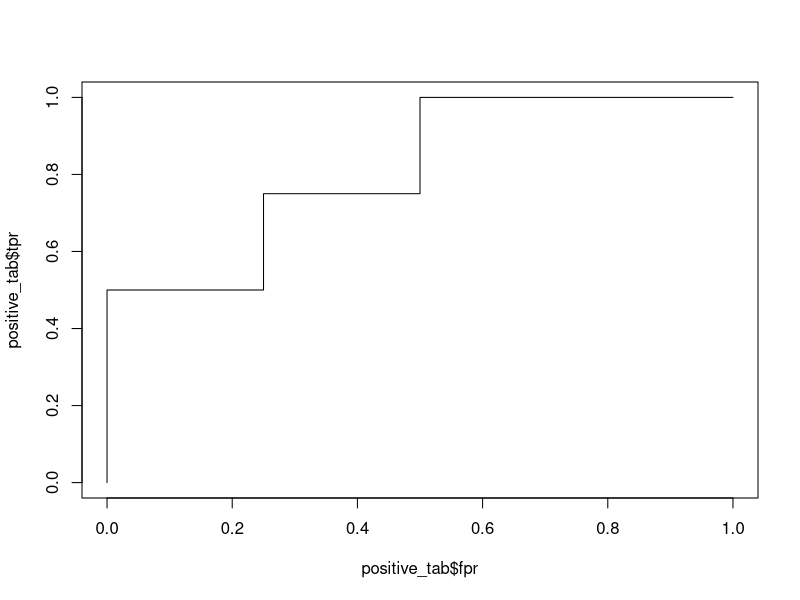
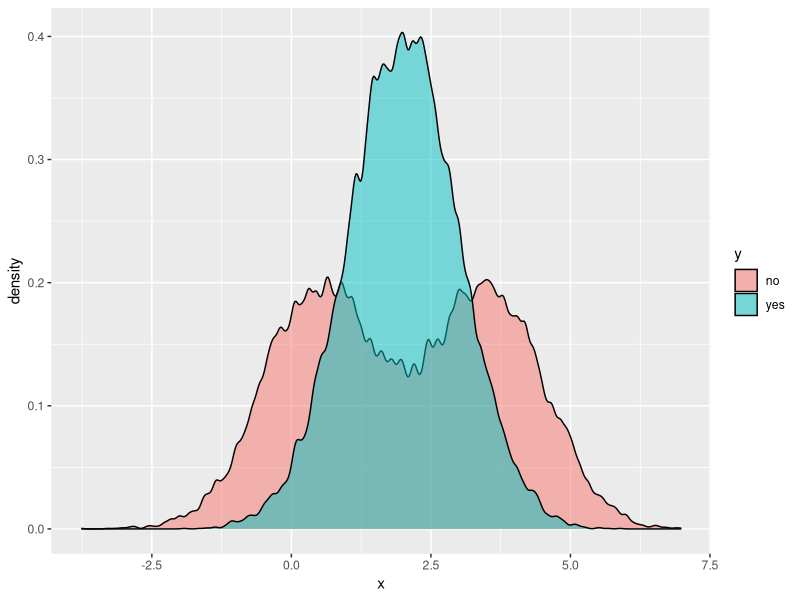
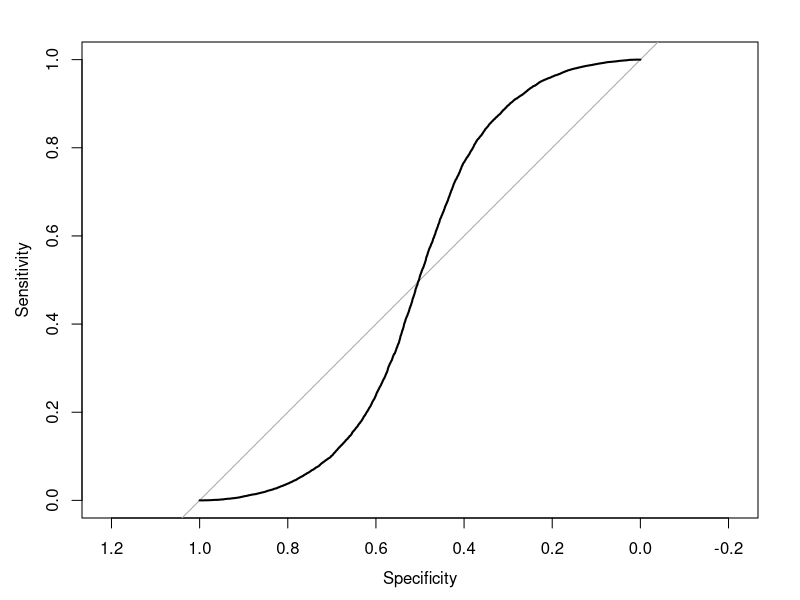
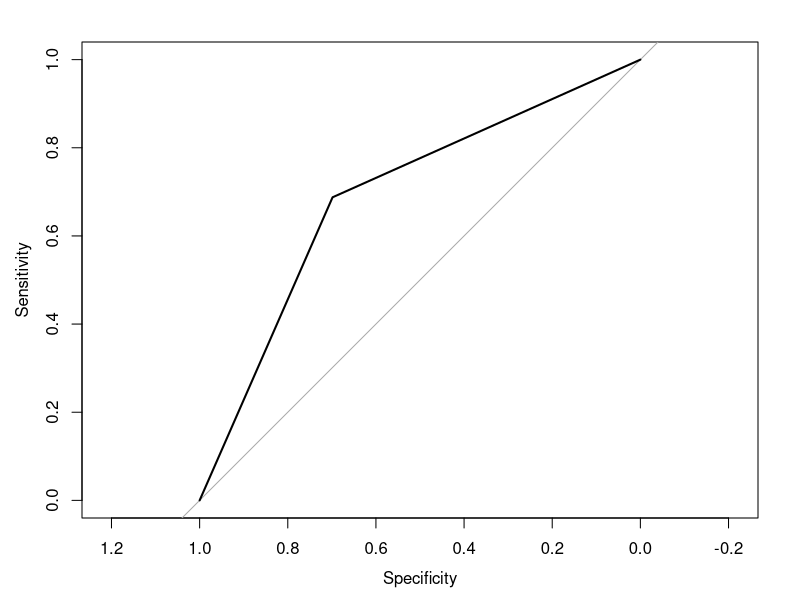

R code for these plots, in order: (Note: this script raises an error after producing the figures.)
## ---- chunk 1
botschaft = c(0, 1, 1, 0, 0, 1, 0, 1)
signal = c(-0.19, 0.22, 0.40, -0.10, 0.43, 0.79, 0.25, 0.52)
## ---- chunk 2
idcs_sortierung = order(signal)
messtabelle = data.frame(botschaft = botschaft[idcs_sortierung],
												 signal = signal[idcs_sortierung])
messtabelle
## ---- chunk 3
schwelle = c(min(messtabelle$signal) - 1,
						 messtabelle$signal[-8] + diff(messtabelle$signal)/2,
						 max(messtabelle$signal) + 1)
schwelle
## ---- chunk 4
positive_tab = data.frame(schwelle = schwelle,
													tpr = sapply(schwelle, function(x) {
														sum(messtabelle$botschaft[messtabelle$signal > x] == 1)
														 })/sum(messtabelle$botschaft == 1),
													fpr = sapply(schwelle, function(x) {
														sum(messtabelle$botschaft[messtabelle$signal > x] == 0)
													})/sum(messtabelle$botschaft == 0))
positive_tab
## ---- chunk 5
plot(positive_tab$fpr, positive_tab$tpr, type = "l")
## ---- chunk 6
0.5*0.25 + 0.75*0.25 + 1*0.5
## ---- chunk 7
library(ggplot2)     # Plotten
library(pROC)        # ROC berechnen
library(caret)       # Für XGB Tree
library(data.table)  # Weil data.table geil ist
## ---- chunk 8
# Die Gesamtzahl der Punkte ist size*4
size = 10000

tach = data.frame(x = c(rnorm(n = size, mean = 0.5), rnorm(size, 3.5), rnorm(2*size, 2)),
                  y = factor(rep(c("no", "yes"), each = 2*size)))

ggplot(tach, aes(x, fill = y)) + geom_density(bw = 0.05, alpha = 0.5)
## ---- chunk 9
roc(tach$y, tach$x, algorithm = 3)
## ---- chunk 10
plot(roc(tach$y, tach$x, algorithm = 3))
## ---- chunk 11
tach$naive_pred = as.numeric(tach$x > 1 & tach$x < 3)

plot(roc(tach$y, tach$naive_pred, algorithm = 3))
## ---- chunk 12
roc(tach$y, tach$naive_pred, algorithm = 3)
## ---- chunk 13
modell_xgb = train(form = as.formula("y ~ x"), data = tach, method = "xgbTree",
                   tuneGrid = expand.grid(nrounds = 20,
                                          max_depth = 6,
                                          eta = 1,
                                          gamma = 1,
                                          colsample_bytree = 1,
                                          subsample = 1,
                                          min_child_weight = 1),
                   trControl = trainControl(method = "none", classProbs = TRUE),
                   metric = "twoClassSummary")

# Die Predictions als neue Spalte anhängen
tach$xgb_predict = predict(modell_xgb, tach, type = "prob")[, 2]
## ---- chunk 14
ggplot(tach, aes(xgb_predict, fill = y)) + geom_density(bw = 0.01, alpha = 0.5)
## ---- chunk 15
roc(tach$y, tach$xgb_predict, algorithm = 3)
## ---- chunk 16
plot(roc(tach$y, tach$xgb_predict, algorithm = 3))
## ---- chunk 17
# Ich liebe data.table!
tachdt = as.data.table(tach)

# Die Anzahl der Segmente, in die wir die x-Achse einteilen
anz_segm = 1000

tachdt$quanti = cut(tach$x, breaks = quantile(tach$x, probs = seq(0, 1, length = anz_segm + 1)),
                    labels = as.character(seq(1, anz_segm, by = 1)), include.lowest = TRUE)

# Danach berechnen wir pro Segment die "yesrate", also die Annahmerate, und
# kleben sie an die ursprüngliche Tabelle ran.
tachdt = merge(tachdt, tachdt[, .(yesrate = mean(ifelse(y == "yes", 1, 0))), quanti],
               by = "quanti", all.x = TRUE, sort = FALSE)

# Wenn man die yesrate auf ganze Zahlen abbildet und die Dichten getrennt nach
# der Zielvariable plottet, kommt was schönes heraus!
ggplot(tachdt, aes(as.integer(as.factor(yesrate)), fill = y)) + geom_density(alpha = 0.5, bw = 0.5)
## ---- chunk 18
roc(tachdt$y, tachdt$yesrate)
